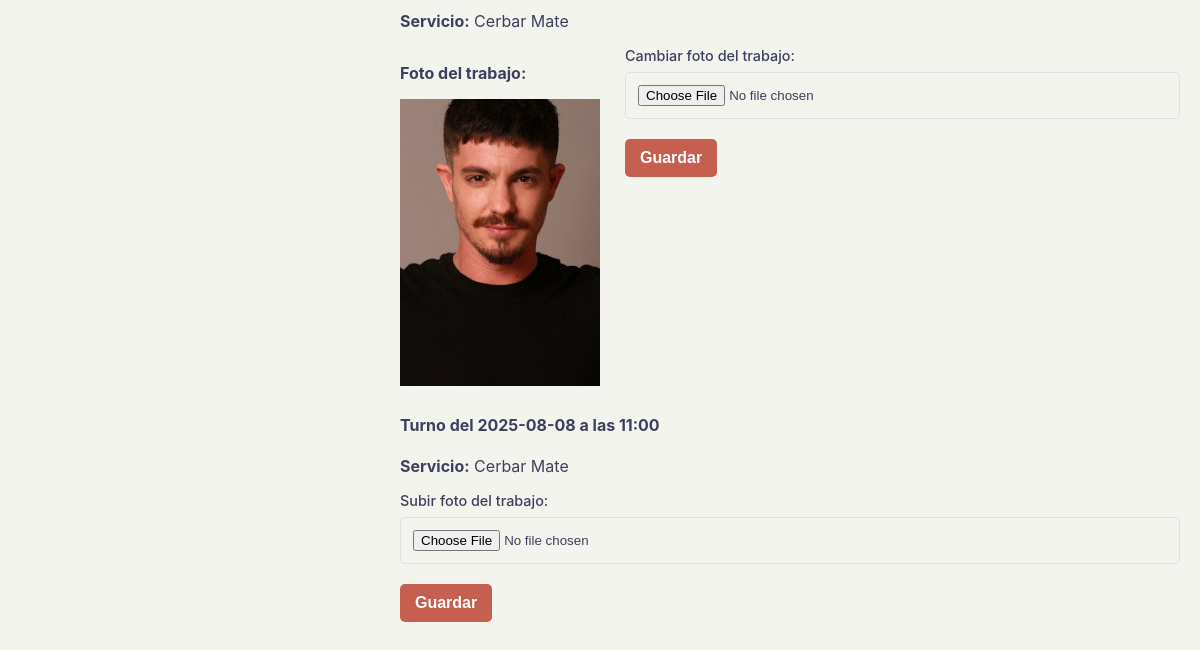
Page /cliente/1 (signed in, lower part) on the earlier database version.
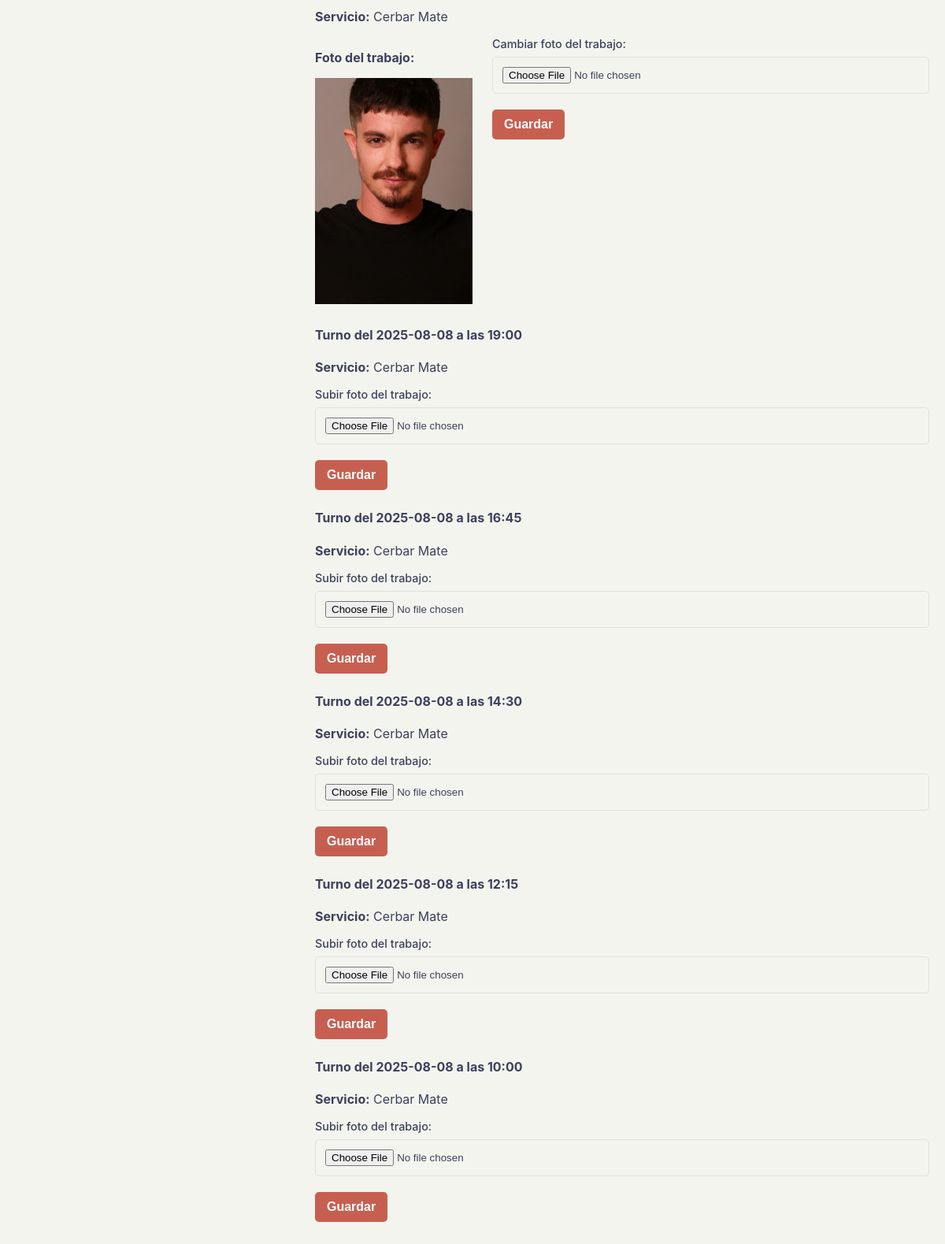
Same page on the later database version.
### tables this page shows
CREATE TABLE turnos (
            id INTEGER PRIMARY KEY AUTOINCREMENT, usuario_id INTEGER NOT NULL,
            cliente_id INTEGER NOT NULL, servicio_id INTEGER NOT NULL,
            servicio_nombre TEXT NOT NULL, fecha TEXT NOT NULL,
            hora TEXT NOT NULL, foto_path TEXT,
            FOREIGN KEY (usuario_id) REFERENCES usuarios (id),
            FOREIGN KEY (cliente_id) REFERENCES clientes (id),
            FOREIGN KEY (servicio_id) REFERENCES servicios (id)
        );

### app.py (the view)
@app.route('/cliente/<int:cliente_id>')
def ver_cliente_detalle(cliente_id):
    if 'usuario_id' not in session: return redirect('/login')
    usuario_id_actual = session['usuario_id']
    conn = sqlite3.connect(DATABASE)
    conn.row_factory = sqlite3.Row
    cursor = conn.cursor()
    cursor.execute("SELECT * FROM clientes WHERE id = ? AND usuario_id = ?", (cliente_id, usuario_id_actual))
    cliente = cursor.fetchone()
    if cliente:
        cursor.execute("SELECT * FROM turnos WHERE cliente_id = ? AND usuario_id = ? ORDER BY fecha DESC, hora DESC", (cliente_id, usuario_id_actual))
        turnos_del_cliente = cursor.fetchall()
        conn.close()
        return render_template('detalle_cliente.html', clienta=cliente, turnos=turnos_del_cliente)
    conn.close()
    return redirect('/clientes')

### templates/detalle_cliente.html (shortened to what this page needs)
{% extends "base.html" %}
{% block content %}
    <div class="layout-container">
        <div class="layout-col-lateral">
        </div>
        <div class="layout-col-principal">
            {% if turnos %}
                {% for turno in turnos %}
                    <div class="card turno-card">
                        <h4>Turno del {{ turno.fecha }} a las {{ turno.hora }}</h4>
                        <p><strong>Servicio:</strong> {{ turno.servicio_nombre }}</p>
                        <div class="turno-media-container">
                            {% if turno.foto_path %}
                                <div class="turno-foto-container">
                                    <p><strong>Foto del trabajo:</strong></p>
                                    <img src="{{ url_for('static', filename='uploads/' + turno.foto_path) }}" alt="Foto del trabajo" class="turno-foto">
                                </div>
                            {% endif %}
                            <div class="turno-form-container">
                                <form action="/subir_foto" method="post" enctype="multipart/form-data">
                                    <div class="form-group">
                                        <label for="foto-{{ turno.id }}">
                                            {% if turno.foto_path %}Cambiar foto{% else %}Subir foto{% endif %} del trabajo:
                                        </label>
                                        <input type="file" id="foto-{{ turno.id }}" name="foto" accept="image/*" capture="environment" required>
                                    </div>
                                    <button type="submit">Guardar</button>
                                </form>
                            </div>
                        </div>
                    </div>
                {% endfor %}
            {% else %}
                <div class="card">
                    <p>Este cliente aún no tiene turnos registrados.</p>
                </div>
            {% endif %}
        </div>
    </div>
{% endblock %}

### templates/base.html (shortened to what this page needs)
<!DOCTYPE html>
<html lang="es">
<head>
    <link rel="stylesheet" href="{{ url_for('static', filename='style.css') }}">
</head>
<body>
    <div class="container">
        {% block content %}{% endblock %}
    </div>
</body>
</html>

### static/style.css (style rules this page uses)
:root { --color-primario: #C75F51; --color-secundario: #27626A; --color-texto: #3d405b; --color-fondo: #F3F4EE; --color-blanco: #FFFFFF; --color-borde-suave: #e0e0e0; --color-rojo-peligro: #dc3545; }
body { font-family: -apple-system, BlinkMacSystemFont, "Segoe UI", Roboto, Helvetica, Arial, sans-serif; margin: 0; background-color: var(--color-fondo); color: var(--color-texto); }
.container { max-width: 1400px; margin: 20px auto; padding: 0 20px; }
button, .boton-accion { background-color: var(--color-primario); color: var(--color-blanco); padding: 10px 15px; border: none; border-radius: 5px; cursor: pointer; font-size: 1em; font-weight: bold; }
img { max-width: 100%; height: auto; }
.layout-container { display: flex; flex-direction: row; gap: 30px; }
.layout-col-principal { flex: 1; min-width: 0; }
.layout-col-lateral { width: 350px; flex-shrink: 0; }
.turno-card { margin-bottom: 25px; }
.turno-media-container { display: flex; gap: 25px; align-items: flex-start; }
.turno-foto-container { flex-basis: 200px; flex-shrink: 0; }
.turno-foto { border-radius: var(--border-radius); width: 100%; }
.turno-form-container { flex-grow: 1; }
.form-group { margin-bottom: 20px; }
.form-group label { display: block; margin-bottom: 8px; font-weight: 500; font-size: 0.9em; }
.form-group input, .form-group select { width: 100%; padding: 12px; border: 1px solid var(--color-borde-suave); border-radius: 5px; box-sizing: border-box; }

Differences in the rows shown:
removed turnos: fecha "2025-08-08", hora "11:00", servicio_nombre "Cerbar Mate", shows "Subir foto"
added turnos: fecha "2025-08-08", hora "19:00", servicio_nombre "Cerbar Mate", shows "Subir foto"
added turnos: fecha "2025-08-08", hora "16:45", servicio_nombre "Cerbar Mate", shows "Subir foto"
added turnos: fecha "2025-08-08", hora "14:30", servicio_nombre "Cerbar Mate", shows "Subir foto"
added turnos: fecha "2025-08-08", hora "12:15", servicio_nombre "Cerbar Mate", shows "Subir foto"
added turnos: fecha "2025-08-08", hora "10:00", servicio_nombre "Cerbar Mate", shows "Subir foto"
